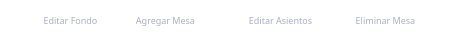
<?xml version="1.0" encoding="UTF-8"?>
<ui version="4.0">
 <class>toolbar</class>
 <widget class="QWidget" name="toolbar">
  <property name="geometry">
   <rect>
    <x>0</x>
    <y>0</y>
    <width>449</width>
    <height>45</height>
   </rect>
  </property>
  <property name="windowTitle">
   <string>Form</string>
  </property>
  <property name="styleSheet">
   <string notr="true">#toolbar{
background: white;
border: none;
border-radius: 10px;
}
QPushButton{
font-family: SF Pro Text;
color: #A9AFC2;
border: none;
background: white;
}</string>
  </property>
  <widget class="QLabel" name="label">
   <property name="geometry">
    <rect>
     <x>0</x>
     <y>0</y>
     <width>455</width>
     <height>51</height>
    </rect>
   </property>
   <property name="styleSheet">
    <string notr="true">background: white;
border: 5px solid rgba(0,0,0,0);
border-radius: 10px;
background-image: url(:/Img/Captura.png);
</string>
   </property>
   <property name="text">
    <string/>
   </property>
  </widget>
  <widget class="QPushButton" name="btn_editarFondo">
   <property name="geometry">
    <rect>
     <x>30</x>
     <y>10</y>
     <width>81</width>
     <height>21</height>
    </rect>
   </property>
   <property name="font">
    <font>
     <family>SF Pro 57</family>
     <pointsize>7</pointsize>
    </font>
   </property>
   <property name="styleSheet">
    <string notr="true">
</string>
   </property>
   <property name="text">
    <string>Editar Fondo</string>
   </property>
   <property name="icon">
    <iconset resource="../Resources.qrc">
     <normaloff>:/Img/editarFondo.png</normaloff>:/Img/editarFondo.png</iconset>
   </property>
  </widget>
  <widget class="QPushButton" name="btn_agregarMesa">
   <property name="geometry">
    <rect>
     <x>120</x>
     <y>10</y>
     <width>91</width>
     <height>21</height>
    </rect>
   </property>
   <property name="font">
    <font>
     <family>SF Pro 57</family>
     <pointsize>7</pointsize>
    </font>
   </property>
   <property name="styleSheet">
    <string notr="true">font-family: SF Pro Text;
color: #A9AFC2;</string>
   </property>
   <property name="text">
    <string>Agregar Mesa</string>
   </property>
   <property name="icon">
    <iconset resource="../Resources.qrc">
     <normaloff>:/Img/AddTable.png</normaloff>:/Img/AddTable.png</iconset>
   </property>
  </widget>
  <widget class="QPushButton" name="btn_editarAsientos">
   <property name="geometry">
    <rect>
     <x>230</x>
     <y>10</y>
     <width>101</width>
     <height>21</height>
    </rect>
   </property>
   <property name="font">
    <font>
     <family>SF Pro 57</family>
     <pointsize>7</pointsize>
    </font>
   </property>
   <property name="styleSheet">
    <string notr="true">font-family: SF Pro Text;
color: #A9AFC2;</string>
   </property>
   <property name="text">
    <string>Editar Asientos</string>
   </property>
   <property name="icon">
    <iconset resource="../Resources.qrc">
     <normaloff>:/Img/chair.png</normaloff>:/Img/chair.png</iconset>
   </property>
  </widget>
  <widget class="QPushButton" name="btn_eliminarMesa">
   <property name="geometry">
    <rect>
     <x>340</x>
     <y>10</y>
     <width>91</width>
     <height>21</height>
    </rect>
   </property>
   <property name="font">
    <font>
     <family>SF Pro 57</family>
     <pointsize>7</pointsize>
    </font>
   </property>
   <property name="styleSheet">
    <string notr="true">font-family: SF Pro Text;
color: #A9AFC2;</string>
   </property>
   <property name="text">
    <string>Eliminar Mesa</string>
   </property>
   <property name="icon">
    <iconset resource="../Resources.qrc">
     <normaloff>:/Img/RemoveTable.png</normaloff>:/Img/RemoveTable.png</iconset>
   </property>
  </widget>
  <zorder>label</zorder>
  <zorder>btn_agregarMesa</zorder>
  <zorder>btn_editarAsientos</zorder>
  <zorder>btn_editarFondo</zorder>
  <zorder>btn_eliminarMesa</zorder>
 </widget>
 <resources>
  <include location="../Resources.qrc"/>
 </resources>
 <connections/>
</ui>
